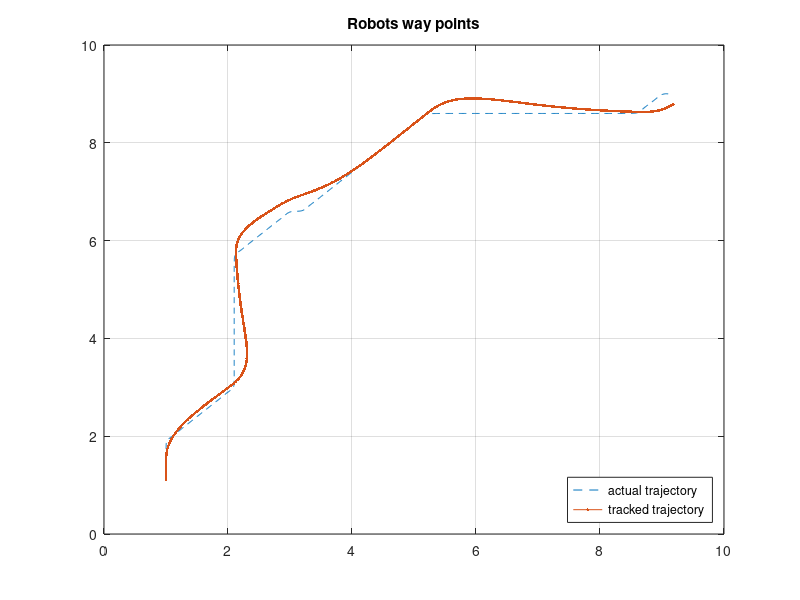
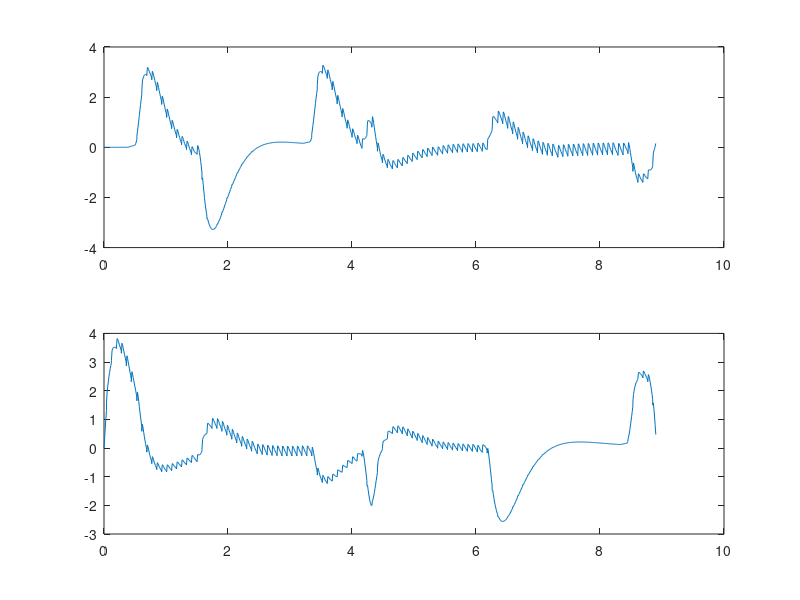

Recreate these plots in MATLAB, in order.
clc
clear all
close all

way_pts = load('smooth_way_points.txt');

A = [0 0 1 0; 0 0 0 1; 0 0 0 0; 0 0 0 0];
B = [0 0; 0 0; 1 0; 0 1];
display(['the rank of the controllability matrix is : ' num2str(rank(ctrb(A,B)))]);
p1 = zeros(2,2);
p2 = [1 0 0 0; 0 1 0 0];
p3 = zeros(4,2);
p4 = A;
p5 = zeros(2,2);

Aprime = [p1 p2;p3 p4];
Bprime = [p5;B];
p = [-2;-2.5;-3;-3.5;-4;-4.5];

K = place(Aprime,Bprime,p);
[v,d] = eig(Aprime-Bprime*K);

tspan = way_pts(:,1);
xcord = way_pts(:,2);
ycord = way_pts(:,3);

xEul = zeros(6,length(tspan));
xEul(:,1) = [0;0;xcord(1);ycord(1);0;0];
control_val = zeros(2,length(tspan));
trim_control_val = control_val;

control_saturate = @(x)[sign(x).*min(abs(x),5)];
control = @(t,x,i)[-K*(x-[0;0;xcord(i+1);ycord(i+1);0;0])];

for i = 1:length(tspan)-1
    h = tspan(i+1)-tspan(i);
    control_val(:,i+1) = control(tspan(i+1),xEul(:,i),i);
    trim_control_val(:,i+1) = control_saturate(control_val(:,i+1));
    xEul(:,i+1) = xEul(:,i) + h*(Aprime*xEul(:,i)+Bprime*control_saturate(control_val(:,i))-[xcord(i+1);ycord(i+1);0;0;0;0]);
end

figure;
plot(xcord,ycord,'--')
hold on
plot(xEul(3,:),xEul(4,:),'.-')
legend('actual trajectory','tracked trajectory','Location','SouthEast')
grid on
title('Robots way points')

figure;
subplot(2,1,1)
plot(tspan,trim_control_val(1,:))
subplot(2,1,2)
plot(tspan,trim_control_val(2,:))